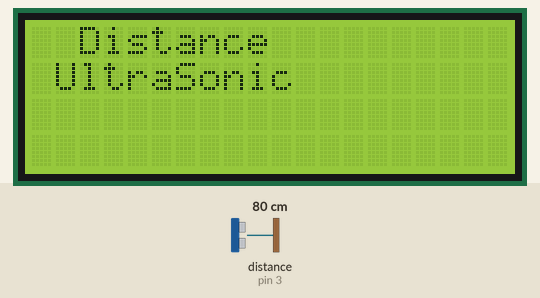
The sketch below on a simulated Arduino Uno, built with avr-gcc and run on an emulated ATmega328P. On the bench: 20×4 character LCD. Wiring (inferred from the names in the program): ultrasonic range finder: trigger pin 2; echo pin 3. The inputs (shaded band) are chosen by the test bench; at power-on: distance to the obstacle (sensor on pin 3) 80 cm. The echo pulse lasts 58.3 µs per cm.

Above: at 0.1 s.
At 3.2 s:
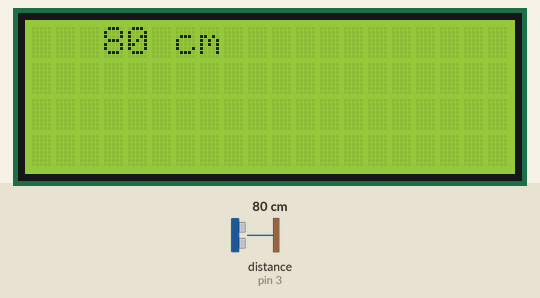
3.3 s: distance to the obstacle (sensor on pin 3) set to 2 cm
At 4.4 s:
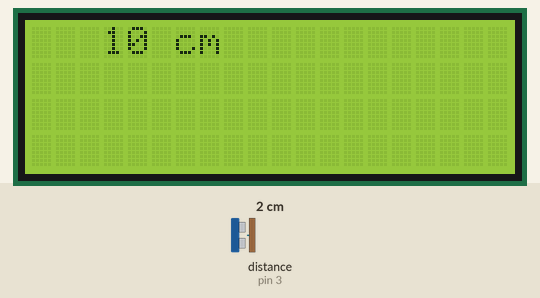
4.8 s: distance to the obstacle (sensor on pin 3) set to 4 cm
6.3 s: distance to the obstacle (sensor on pin 3) set to 18 cm
Timing chart, 0 to 9.3 s (numbered marks = the images above; inputs shaded):
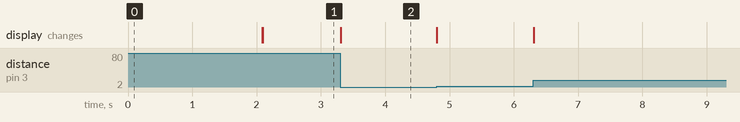

The sketch:

HelloWorld.ino
```cpp
#include <LiquidCrystal_I2C.h>

LiquidCrystal_I2C lcd(0x27,20,4);


int trig = 2;
int echo = 3;
long   duretion, distance;


void setup() {
  pinMode(trig,OUTPUT);
  pinMode(echo,INPUT);

  lcd.init();
  lcd.clear();
  lcd.backlight();

  lcd.setCursor(2,0);
   lcd.print("Distance");

  lcd.setCursor(1,1);
  lcd.print("UltraSonic");
   delay(2000);

  lcd.clear();
}

void loop() {
  digitalWrite(trig,HIGH);
   delayMicroseconds(2);
  digitalWrite(trig,LOW);
  delayMicroseconds(10);
   digitalWrite(trig,HIGH);

  duretion = pulseIn(echo,HIGH);
  distance   = (duretion/2)*0.0346;

  lcd.setCursor(3,0);
  lcd.print(distance);

  lcd.setCursor(6,0);
  lcd.print("cm");

}
```

Measured:
- after the input at 3.3 s, the display: changes at once (image 2)
